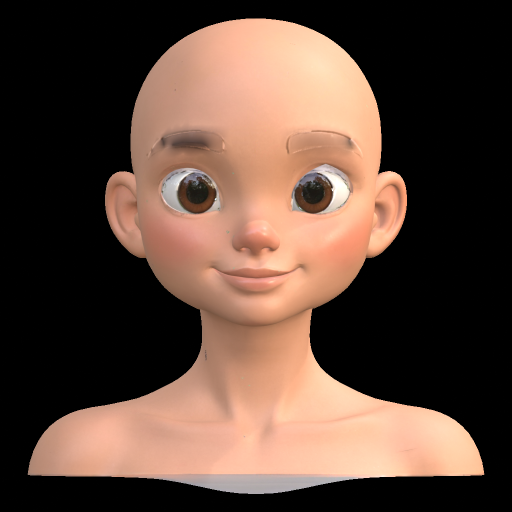
#> input picture art/references/character1_v2_bald_clean/raw/ref__ref_front.png, 1024 x 1024 px, found by its file name (shown at 1/2 size); its folder holds 4 pictures in this run
$ python inpaint_refs.py
#> lines starting #> are read from the running program, lines starting #| are printed output that depends on the picture; after the words box and inside, x2 and y2 are one past the last pixel; in counts of white or black regions, pixels touching at a corner belong together
"""Image-space removal of brows from reference renders: mask = brow-card silhouette (occluded by the head),
dilated to cover the carved relief, then OpenCV inpainting (Telea) on the composited image."""
import cv2, numpy as np, sys, os
R = os.environ.get("REF_DIR", r"C:\lsm26\triphthonS1\art\references\character1_v2_bald_clean")
M = r"C:\lsm26\triphthonS1\art\characters\character1_face_v2\previews\refmask"
names = {'ref_front': '01_front', 'ref_left': '02_left', 'ref_back': '03_back', 'ref_right': '04_right'}
PFX = os.environ.get("RAW_PREFIX", "ref")
DIL = int(sys.argv[1]) if len(sys.argv) > 1 else 14
for k, v in names.items():
    rgba = cv2.imread(os.path.join(R, "raw", f"{PFX}__{k}.png"), cv2.IMREAD_UNCHANGED)
#> rgba is the input picture: shape (1024, 1024, 4); mean B, G, R, A 58.7, 70.7, 94.1, 108.2
    a = rgba[..., 3:4].astype(np.float32) / 255
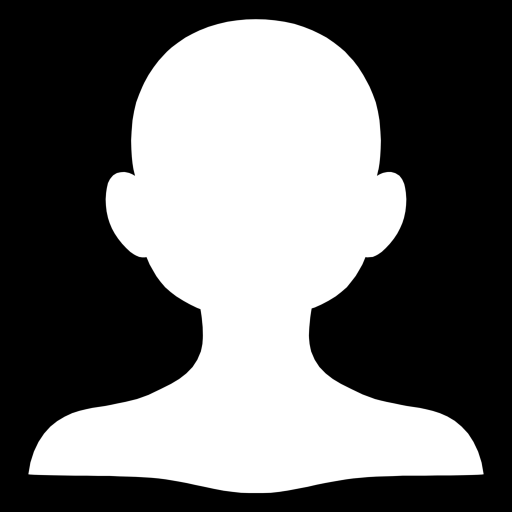
#> a: shape (1024, 1024, 1) float32 (shown at 1/2 size); min 0, max 1, mean 0.424
    img = (rgba[..., :3].astype(np.float32) * a + 236 * (1 - a)).astype(np.uint8)
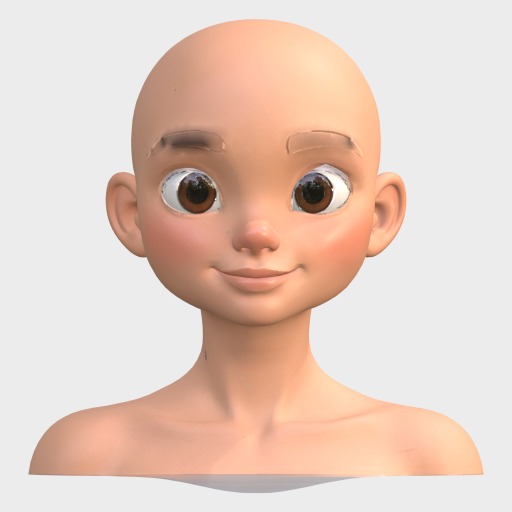
#> img: shape (1024, 1024, 3) (shown at 1/2 size); mean B, G, R 193.8, 205.7, 228.9
    m = cv2.imread(os.path.join(M, f"ref__{k}.png"), cv2.IMREAD_GRAYSCALE)
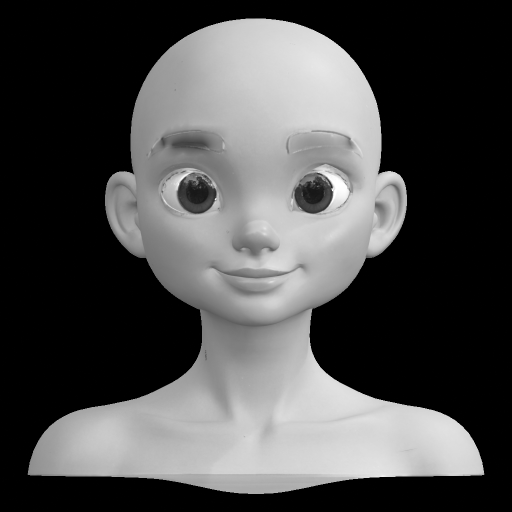
#> m: shape (1024, 1024) (shown at 1/2 size); min 0, max 255, mean 76.1
    m = (m > 127).astype(np.uint8) * 255
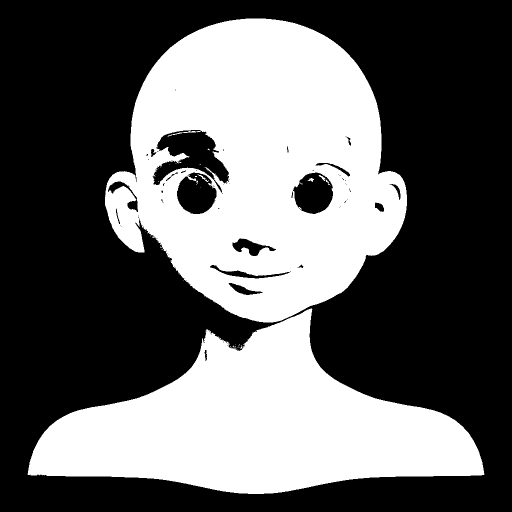
#> m: shape (1024, 1024) (shown at 1/2 size); 39.2% white; 41 white regions (35 under 20 px), largest, box (x1, y1, x2, y2) and area: (210, 37, 814, 645) 236047, (55, 617, 969, 988) 175003, (335, 262, 401, 273) 128, (637, 350, 658, 366) 78, (395, 349, 417, 364) 62, (615, 356, 628, 364) 50
    if m.any():
        m = cv2.dilate(m, cv2.getStructuringElement(cv2.MORPH_ELLIPSE, (2 * DIL + 1, 2 * DIL + 1)))
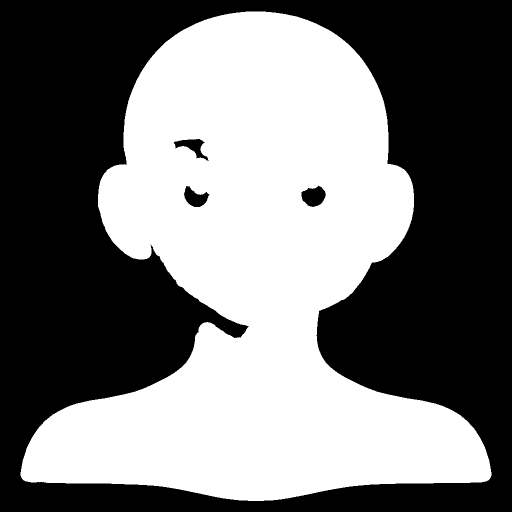
#> m: shape (1024, 1024) (shown at 1/2 size); 46.7% white; 1 white region, box (x1, y1, x2, y2) and area: (41, 23, 983, 1002) 489442
        img = cv2.inpaint(img, m, 9, cv2.INPAINT_TELEA)
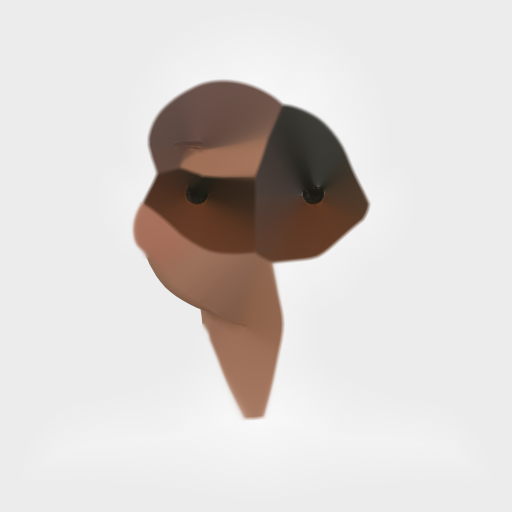
#> img: shape (1024, 1024, 3) (shown at 1/2 size); mean B, G, R 208.1, 210.7, 215.7
        # soften the filled area so it reads as smooth skin
        blur = cv2.GaussianBlur(img, (0, 0), 6)
        soft = cv2.GaussianBlur(m, (0, 0), 5).astype(np.float32)[..., None] / 255
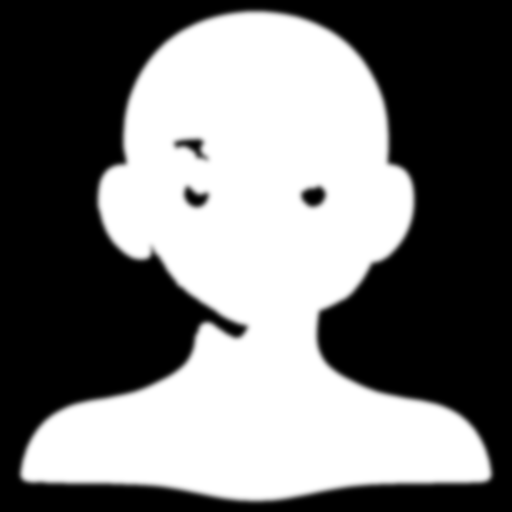
#> soft: shape (1024, 1024, 1) float32 (shown at 1/2 size); min 0, max 1, mean 0.467
        img = (img * (1 - soft) + blur * soft).astype(np.uint8)
    cv2.imwrite(os.path.join(R, f"{v}.png"), img)
    print(k, "mask px", int((m > 0).sum()))
#| ref_front mask px 489442
#> pass 2 of the loop `for k, v in names.items():`:
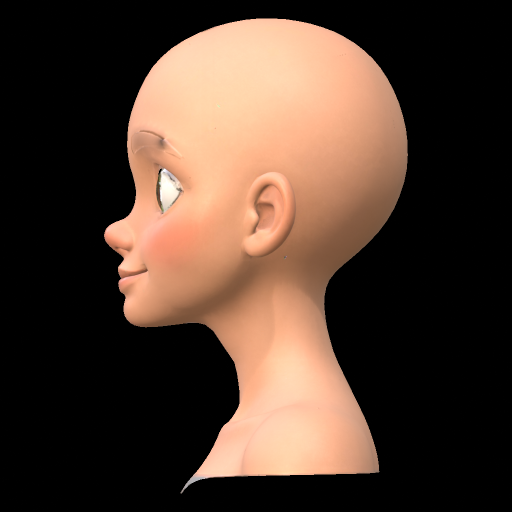
#> input picture art/references/character1_v2_bald_clean/raw/ref__ref_left.png, 1024 x 1024 px, found by its file name (shown at 1/2 size)
#> rgba is the input picture: shape (1024, 1024, 4); mean B, G, R, A 47, 59.3, 79.6, 88.7
#> `m = (m > 127).astype(np.uint8) * 255`:
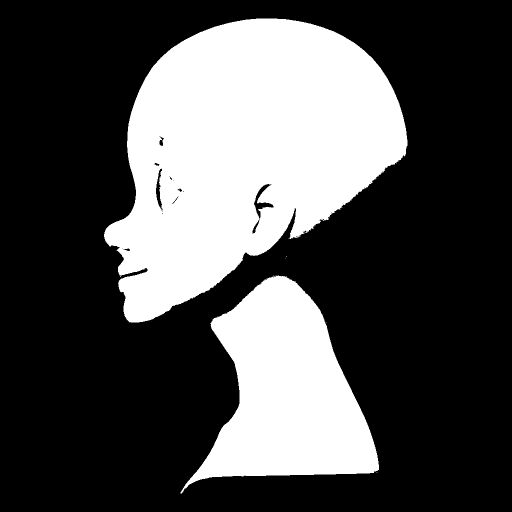
#> m: shape (1024, 1024) (shown at 1/2 size); 30.8% white; 8 white regions (6 under 20 px), largest, box (x1, y1, x2, y2) and area: (208, 37, 815, 645) 229857, (361, 551, 758, 987) 92949
#> `soft = cv2.GaussianBlur(m, (0, 0), 5).astype(np.float32)[..., None] / ..`:
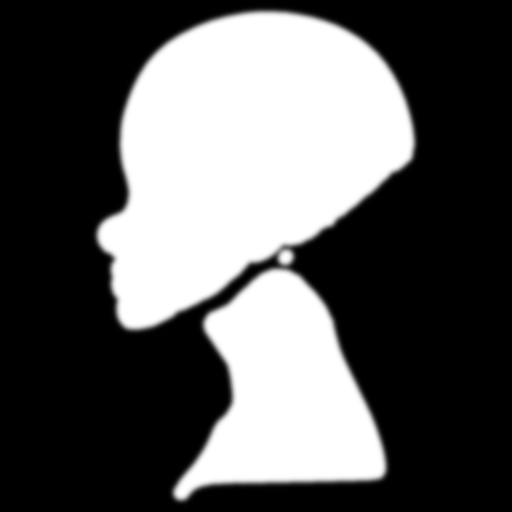
#> soft: shape (1024, 1024, 1) float32 (shown at 1/2 size); min 0, max 1, mean 0.358
#| ref_left mask px 375631
#> pass 3 of the loop `for k, v in names.items():`:
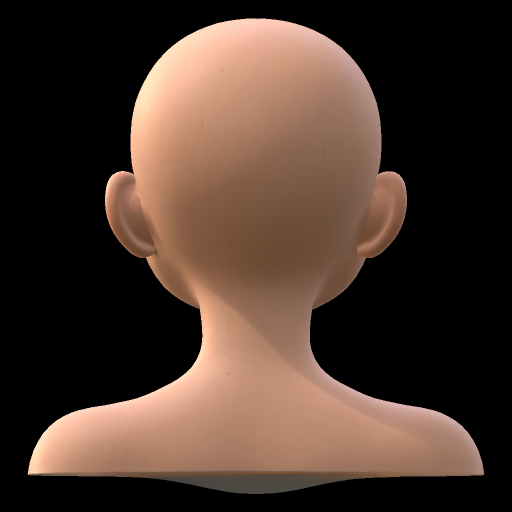
#> input picture art/references/character1_v2_bald_clean/raw/ref__ref_back.png, 1024 x 1024 px, found by its file name (shown at 1/2 size)
#> rgba is the input picture: shape (1024, 1024, 4); mean B, G, R, A 44.9, 54.8, 73.5, 108.2
#> `m = (m > 127).astype(np.uint8) * 255`:
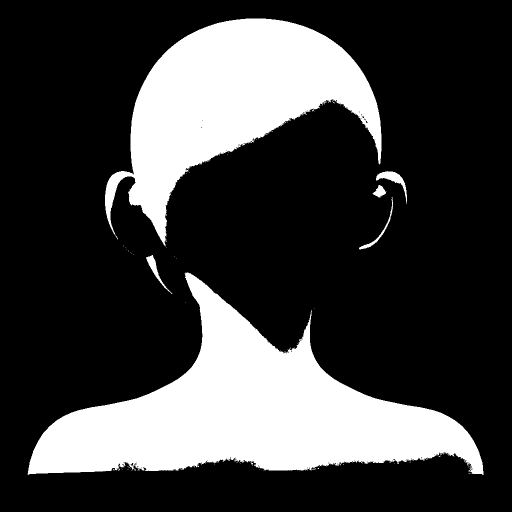
#> m: shape (1024, 1024) (shown at 1/2 size); 25% white; 74 white regions (68 under 20 px), largest, box (x1, y1, x2, y2) and area: (55, 545, 967, 950) 151600, (210, 37, 763, 493) 108393, (752, 342, 814, 408) 966, (292, 510, 345, 588) 652, (718, 394, 786, 499) 509, (745, 370, 773, 395) 368
#> `soft = cv2.GaussianBlur(m, (0, 0), 5).astype(np.float32)[..., None] / ..`:
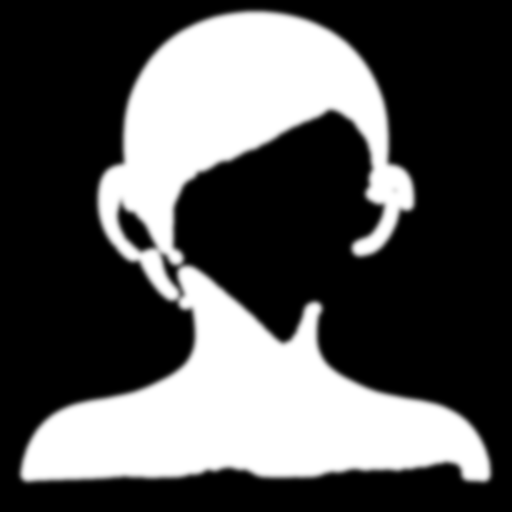
#> soft: shape (1024, 1024, 1) float32 (shown at 1/2 size); min 0, max 1, mean 0.329
#| ref_back mask px 345337
#> the loop made 4 passes; the first 3 are shown
